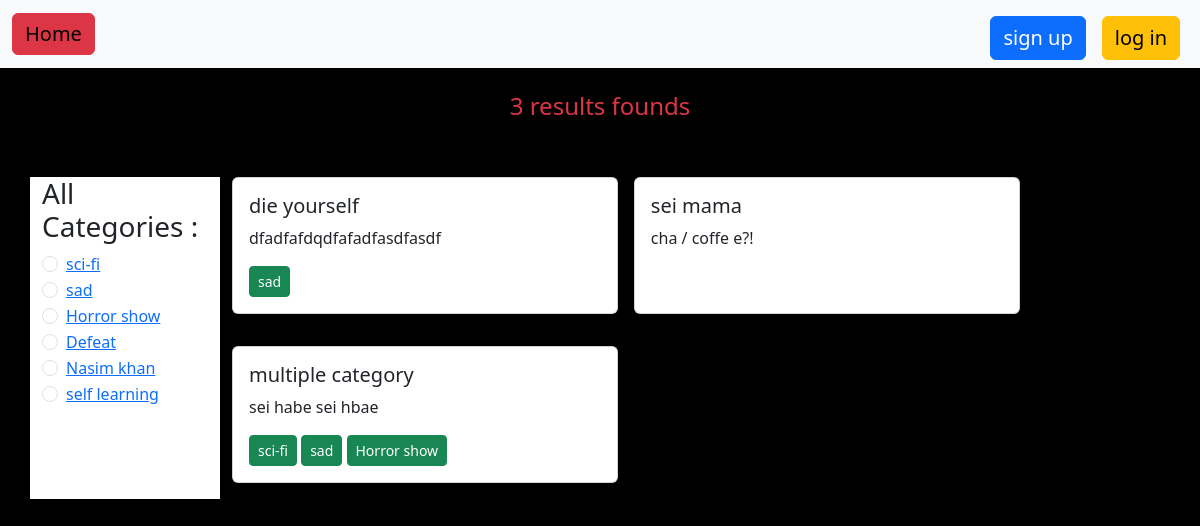
The page / on the database its author committed.
### Category/models.py (models this page shows, shortened)
class add_category(models.Model):
    name = models.CharField(max_length=100)
    slug = models.SlugField(max_length=100,unique=True,null=True,blank=True)

### Author/models.py (models this page shows)
class addPost(models.Model):
    title = models.CharField(max_length=100)
    description = models.TextField()
    date = models.CharField()
    category = models.ManyToManyField(add_category)

### Advance_Blog_project/views.py (the view)
# urls.py: path('',home, name = "homepage"),
def home(req, category_slug=None):
    posts = addPost.objects.all()
    if category_slug:
        category = add_category.objects.get(slug=category_slug)
        posts = posts.filter(category=category)
    categories = add_category.objects.all()
    return render(req, 'home.html', {
        'data': posts,
        'categories': categories  # Add this line
    })

### templates/home.html (shortened to what this page needs)
{% extends "base.html" %}
{% block content %}
<h4 class = "text-center text-danger mt-4">{{data | length }} results founds</h4>
<br>
<div class="container mt-4">
  <div class="row">
    <div class="col-2 bg-white">
      <h3>All Categories :</h3>
      {% if categories %}
        {% for cat in categories %}
          {% if cat.slug %}
            <div class="form-check">
            <input
              class="form-check-input"
              type="radio"
              name="radioDefault"
              id="radioDefault{{ cat.id }}" />
            <label class="form-check-label" for="radioDefault{{ cat.id }}">
              <a href="{% url 'category_wise_post' cat.slug %}">{{ cat.name }}</a>
            </label>
          </div>
          {% endif %}
        {% endfor %}
      {% else %}
        <p>No categories available!</p>
      {% endif %}
    </div>
    <div class="col-10 d-flex gap-3 flex-wrap">
      {% if data %}
        {% for val in data %}
          <div class="card mb-3 col-5">
            <div class="card-body">
              <h5 class="card-title">{{ val.title }}</h5>
              <p class="card-text">{{ val.description }}</p>
              {% for cat in val.category.all %}
                <button class="btn btn-success btn-sm">{{ cat.name }}</button>
              {% endfor %}
            </div>
          </div>
        {% endfor %}
      {% else %}
        <h3>No data available !!</h3>
      {% endif %}
    </div>
  </div>
</div>
{% endblock content %}

### templates/base.html (shortened to what this page needs)
{% load static %}
<!DOCTYPE html>
<html lang="en">
<head>
    <link href="https://cdn.jsdelivr.net/npm/bootstrap@5.3.6/dist/css/bootstrap.min.css" rel="stylesheet">
    <link rel = "stylesheet" href = "{% static 'css/base.css' %}">
</head>
<body>
<nav class="navbar navbar-expand-lg bg-body-tertiary">
  <div class="container-fluid">
    <a class="navbar-brand btn btn-danger" href="{% url 'homepage' %}">Home</a>
    <div class="collapse navbar-collapse" id="navbarNav">
      <ul class="navbar-nav ms-auto mt-2">
        {% if not user.is_authenticated %}
           <li class="nav-item">
             <a class ="btn btn-primary fs-5 mx-2"
              href = "{% url 'signup' %}">sign up</a>
           </li>
           <li class="nav-item">
             <a class ="btn btn-warning fs-5 mx-2"
              href = "{% url 'Login' %}">log in</a>
           </li>
        {% endif %}
      </ul>
    </div>
  </div>
</nav>
    {% block content %}{% endblock content %}
</body>
</html>

### static/css/base.css (style rules this page uses)
body { background-color: black !important; }

### rows shown on the page
add_category: name "sci-fi"
add_category: name "sad"
add_category: name "Horror show"
add_category: name "Defeat"
add_category: name "Nasim khan"
add_category: name "self learning"
addPost: title "die yourself", description "dfadfafdqdfafadfasdfasdf"
addPost: title "sei mama", description "cha / coffe e?!"
addPost: title "multiple category", description "sei habe sei hbae"

### other values the page prints
{{ data | length }} "3"
